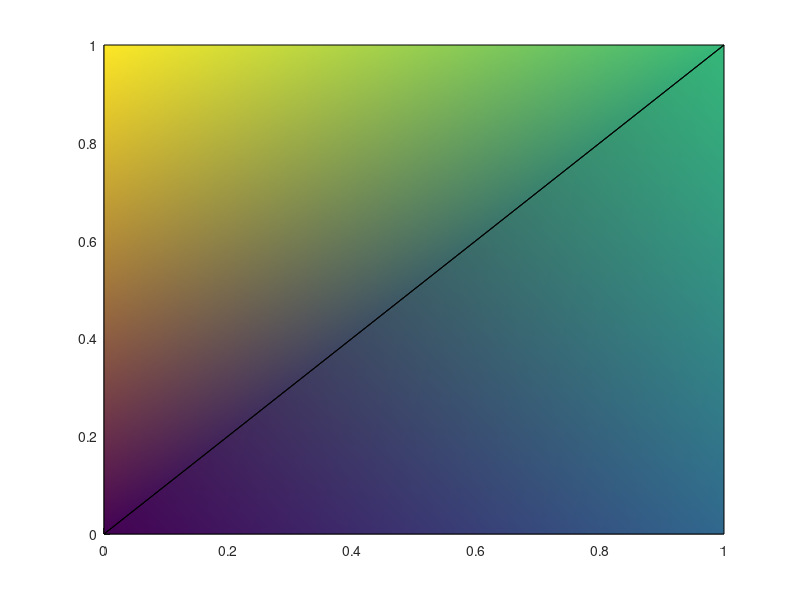

This chart was generated by the following MATLAB code:
figure_handle = figure();
patch_handle = patch( ...
    'Faces', [1 2 3; 1 3 4], ...
    'Vertices', [0 0 0; 1 0 0; 1 1 0; 0 1 0], ...
    'FaceVertexCData', [1; 2; 3; 4], ...
    'FaceColor', 'interp');

x_data = get(patch_handle, 'XData');
y_data = get(patch_handle, 'YData');
z_data = get(patch_handle, 'ZData');
c_data = get(patch_handle, 'CData');
faces = get(patch_handle, 'Faces');
vertices = get(patch_handle, 'Vertices');
face_vertex_cdata = get(patch_handle, 'FaceVertexCData');

openmat_result = [ ...
    double(strcmp(class(patch_handle), 'matlab.graphics.primitive.Patch')), ...
    size(x_data), x_data(:).', size(y_data), y_data(:).', ...
    size(z_data), z_data(:).', size(c_data), c_data(:).', ...
    size(faces), faces(:).', ...
    size(vertices), size(face_vertex_cdata), ...
    double(strcmp(get(patch_handle, 'FaceColor'), 'interp')), ...
    double(all(get(patch_handle, 'EdgeColor') == [0 0 0])) ...
];
close(figure_handle);
